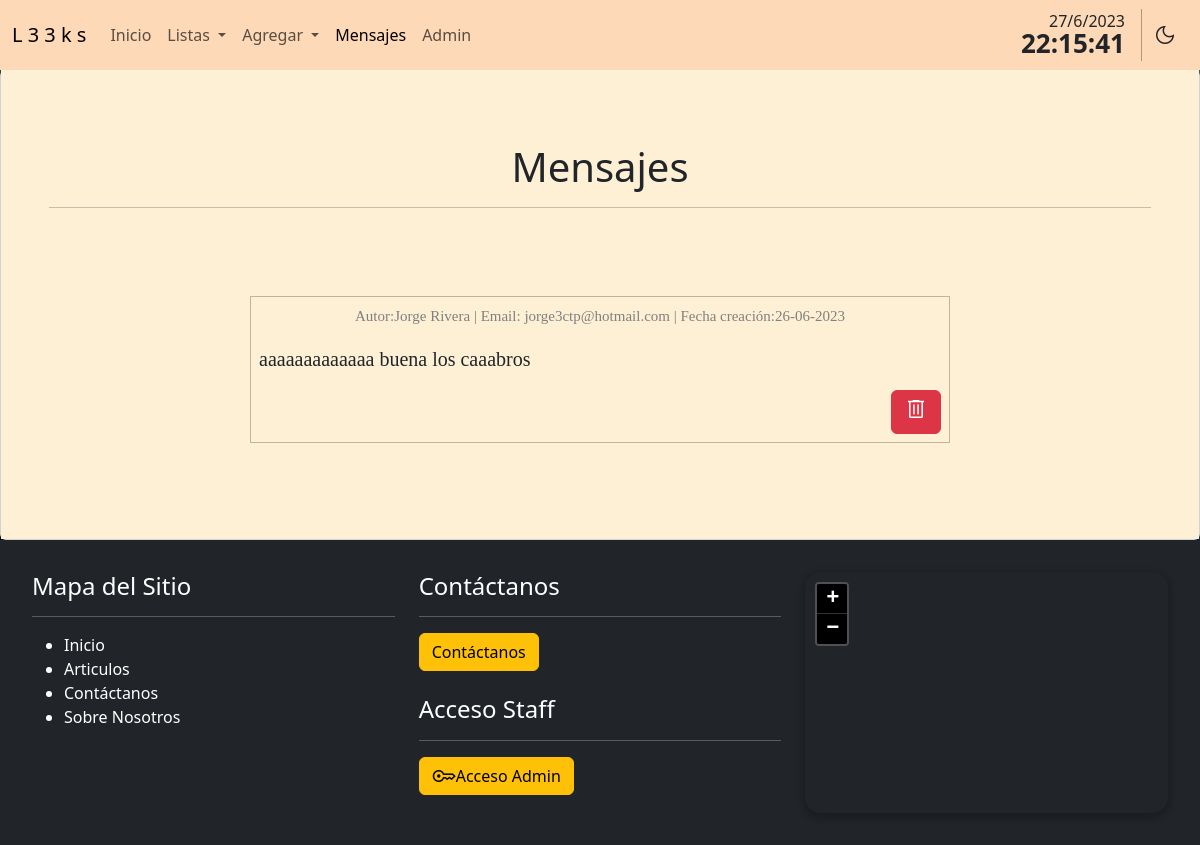
The page /crud/mensajes/ on the database as committed earlier.
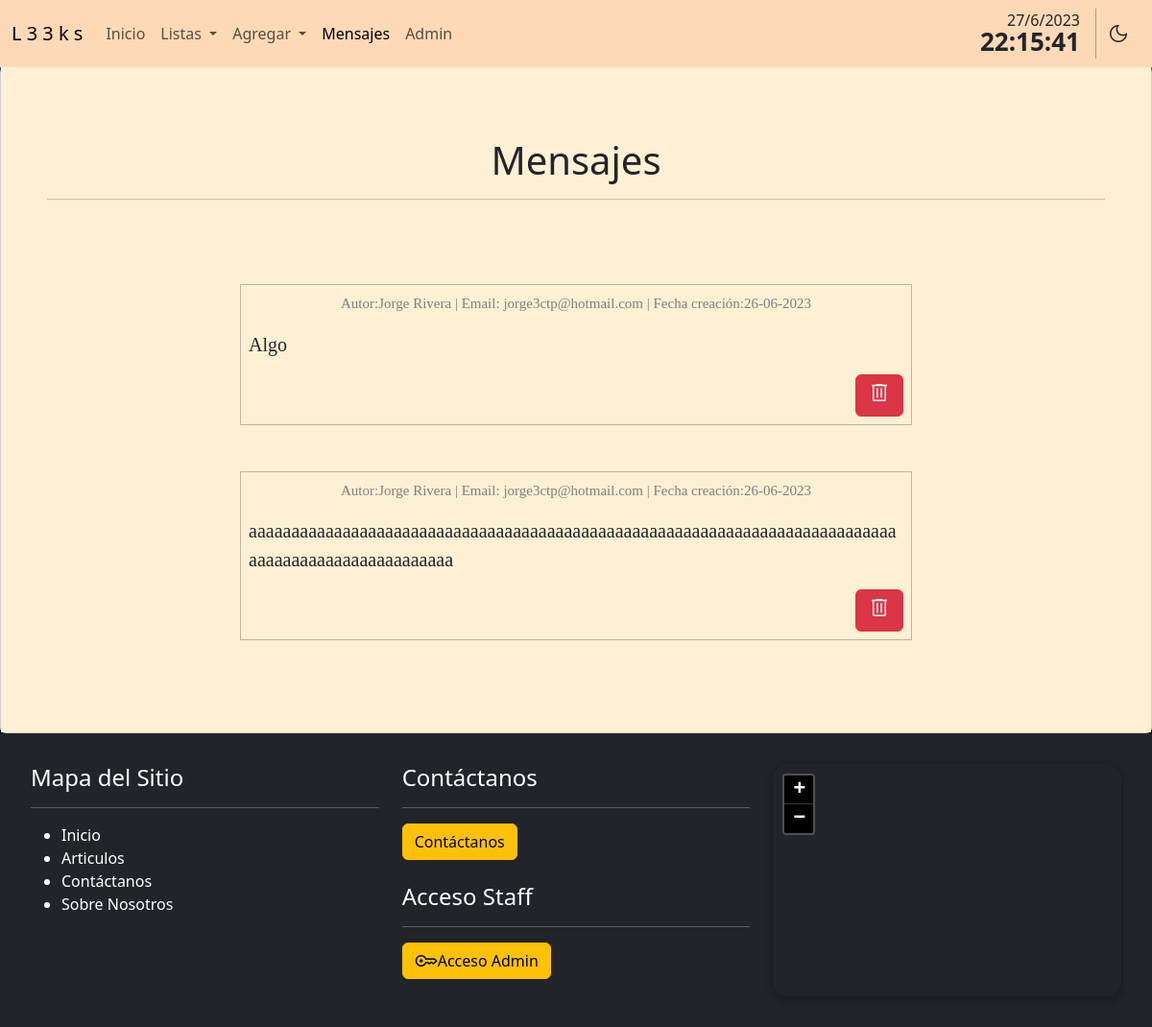
The same page on the database as committed later.
### crud/models.py (models this page shows)
class Mensaje(models.Model):
    nombre = models.CharField(max_length=15)
    apellido = models.CharField(max_length=32)
    email = models.CharField(max_length=32)
    mensaje = models.CharField(max_length=100)
    creacion = models.DateTimeField(verbose_name='Fecha Registro', auto_now_add=True)

### crud/views.py (the view)
# urls.py: path('mensajes/', mensajes, name="mensajes"),
def mensajes(request):
    context = {'mensajes':Mensaje.objects.all()}
    return render(request,'crud/messages.html',context)

### crud/templates/crud/messages.html (shortened to what this page needs)
{% extends 'crud/base.html' %}
{% block messages %}active{% endblock %}
{% load static %}
{% block first_content %}
<section>
    <div class="container principal">
        <div class="card px-5">
            <div class="card-body fondo p-5">
                <h1 class="text-center">Mensajes</h1>
                <hr>
                {% for m in mensajes %}
                            <article class="border  border-black p-2 mb-2 border-opacity-25 mb-5 mensaje">
                                <p class="detalle-articulo text-center">
                                    Autor:{{m.nombre}} {{m.apellido}} | Email: {{m.email}} | Fecha creación:{{m.creacion|date:"d-m-Y"}}
                                </p>
                                <p class="articulo-index">
                                    {{m.mensaje}}
                                </p>
                                <a class="btn btn-danger modal-borrar btn-eliminar" data-bs-toggle="modal" data-bs-target="#staticBackdrop" data-href="{% url 'eliminar-mensaje' idMensaje=m.id %}">
                                    <span class="material-symbols-outlined">
                                    </span>
                                </a>
                            </article>
                {% endfor %}
            </div>
        </div>
    </div>
</section>
{% endblock %}

Rows that differ between the two databases and show on the page:
removed Mensaje: nombre "Jorge", apellido "Rivera", email "jorge3ctp@hotmail.com", creacion "26-06-2023", mensaje "aaaaaaaaaaaaa buena los caaabros"
added Mensaje: nombre "Jorge", apellido "Rivera", email "jorge3ctp@hotmail.com", creacion "26-06-2023", mensaje "Algo"
added Mensaje: nombre "Jorge", apellido "Rivera", email "jorge3ctp@hotmail.com", creacion "26-06-2023", mensaje "aaaaaaaaaaaaaaaaaaaaaaaaaaaaaaaaaaaaaaaaaaaaaaaaaaaaaaaaaaaaaaaaaaaaaaaaaaaaaaaaaaaaaaaaaaaaaaaaaaaa"
